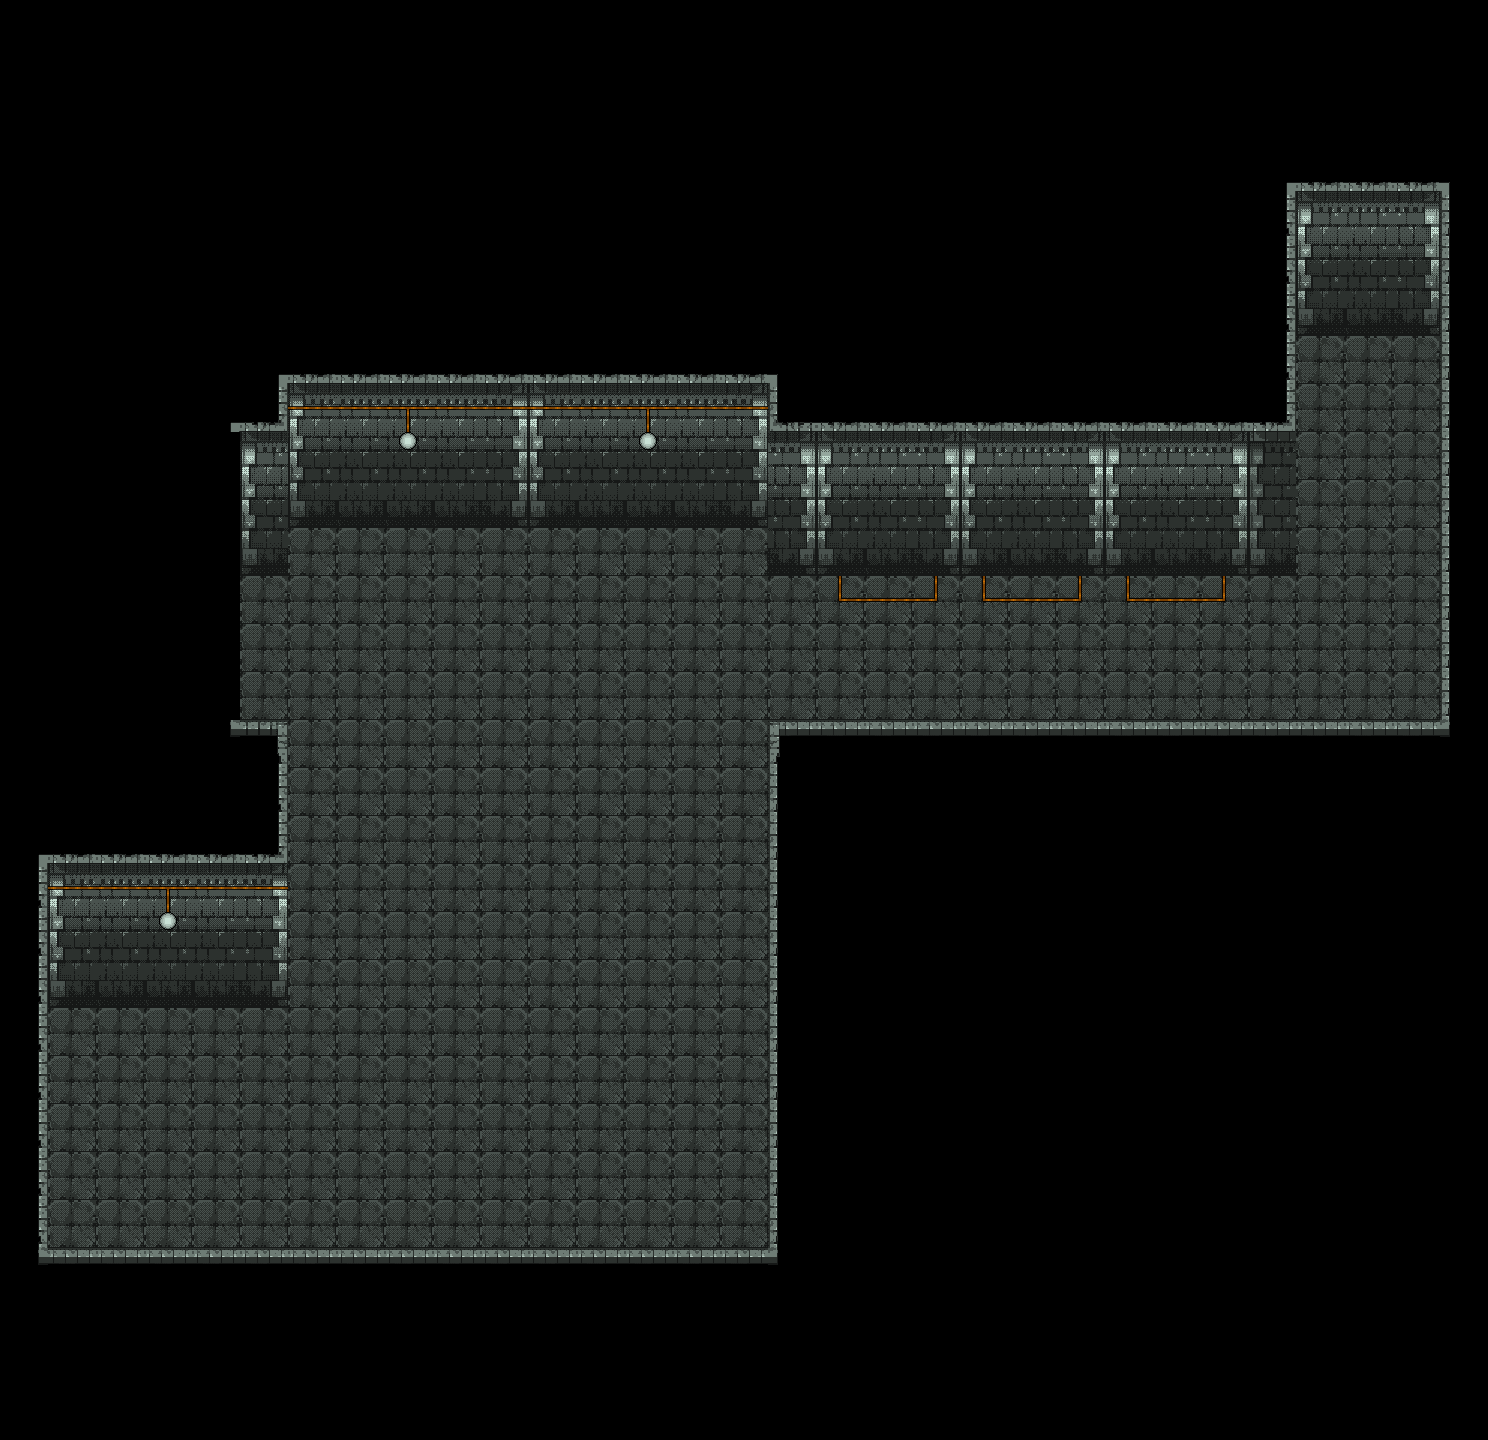

The image is a tile-based game level rendered from a .tmx file. Its description and source (layers, tilesets, objects; grid data summarised) follow:
An orthogonal 31x30 tile map with 48x48 px tiles, 6 tile layers (5_floor, 5_details, 5_walls, 5_lights, ...), 2 tilesets.

<map version="1.10" tiledversion="1.10.2" orientation="orthogonal" renderorder="right-down" width="31" height="30" tilewidth="48" tileheight="48" infinite="0" nextlayerid="8" nextobjectid="1">
 <tileset firstgid="1" source="../Tilesets/Katos_tiles_1.tsx" />
 <tileset firstgid="225" source="../1_office/Temporary Tiles 1.tsx" />
 <layer id="3" name="5_floor" width="31" height="30">
  <data>[930 cells, 235 non-empty, 1 distinct tile ids]</data>
 </layer>
 <layer id="5" name="5_details" width="31" height="30">
  <data>[930 cells, 28 non-empty, 5 distinct tile ids]</data>
 </layer>
 <layer id="1" name="5_walls" width="31" height="30">
  <data>[930 cells, 90 non-empty, 12 distinct tile ids]</data>
 </layer>
 <layer id="6" name="5_lights" width="31" height="30">
  <data>[930 cells, 27 non-empty, 5 distinct tile ids]</data>
 </layer>
 <layer id="7" name="5_darkness_super_rich" width="31" height="30">
  <data>[930 cells, 90 non-empty, 1 distinct tile ids]</data>
 </layer>
 <layer id="4" name="5_enclosure" width="31" height="30">
  <data>[930 cells, 104 non-empty, 12 distinct tile ids]</data>
 </layer>
</map>
